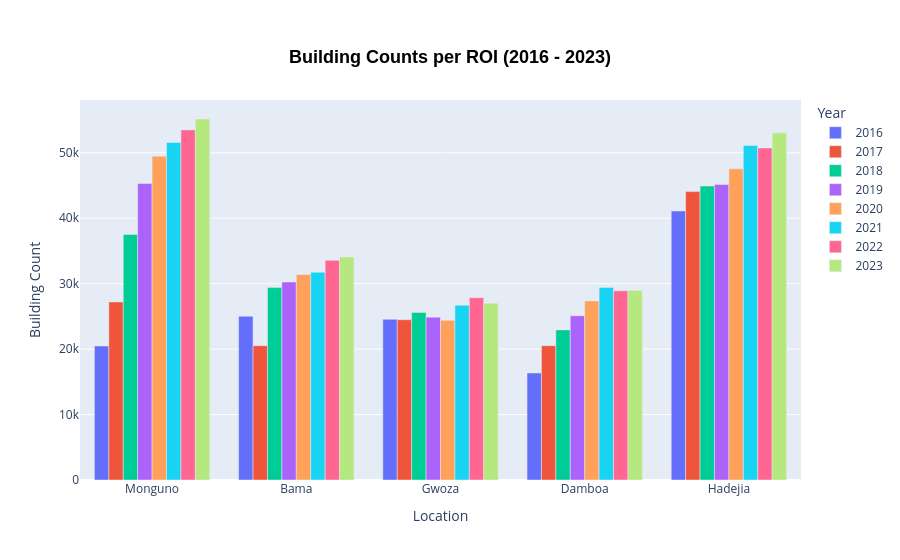

The code cell stored with this chart in its notebook:
### Code cell
# Exclude Maiduguri, will make the plot in inbalance
df_building_counts_values_ex = df_building_counts_values[
    ~df_building_counts_values["name"].isin(["Maiduguri"])
]

fig_build_count_bar = go.Figure()

# Separate bars for each year
for year in df_building_counts_values_ex["year"].unique():
    subset = df_building_counts_values_ex[df_building_counts_values_ex["year"] == year]
    fig_build_count_bar.add_trace(go.Bar(
        name=str(year),
        x=subset["name"],
        y=subset["building_count"],
    ))

fig_build_count_bar.update_layout(
    title={
        "text": "<b>Building Counts per ROI (2016 - 2023)</b>",
        "x": 0.5,
        "xanchor": "center",
        "yanchor": "top",
    },
    title_font=dict(size=18, family="Arial", color="black"),
    xaxis_title="Location",
    yaxis_title="Building Count",
    barmode="group",
    legend_title="Year",
)

fig_build_count_bar.show()

### Figure 1 — Plotly figure (JSON) as saved in the notebook; plotly's stock layout.template omitted (floating-point values rounded to 4 significant figures)
{"data": [{"name": "2016", "type": "bar", "x": ["Monguno", "Bama", "Gwoza", "Damboa", "Hadejia"], "y": [20482, 25026, 24558, 16352, 41113]}, {"name": "2017", "type": "bar", "x": ["Monguno", "Bama", "Gwoza", "Damboa", "Hadejia"], "y": [27214, 20526, 24495, 20529, 44075]}, {"name": "2018", "type": "bar", "x": ["Monguno", "Bama", "Gwoza", "Damboa", "Hadejia"], "y": [37505, 29401, 25611, 22941, 44922]}, {"name": "2019", "type": "bar", "x": ["Monguno", "Bama", "Gwoza", "Damboa", "Hadejia"], "y": [45302, 30252, 24889, 25106, 45160]}, {"name": "2020", "type": "bar", "x": ["Monguno", "Bama", "Gwoza", "Damboa", "Hadejia"], "y": [49483, 31398, 24402, 27369, 47546]}, {"name": "2021", "type": "bar", "x": ["Monguno", "Bama", "Gwoza", "Damboa", "Hadejia"], "y": [51585, 31742, 26698, 29429, 51114]}, {"name": "2022", "type": "bar", "x": ["Monguno", "Bama", "Gwoza", "Damboa", "Hadejia"], "y": [53504, 33569, 27864, 28914, 50743]}, {"name": "2023", "type": "bar", "x": ["Monguno", "Bama", "Gwoza", "Damboa", "Hadejia"], "y": [55166, 34074, 27028, 28977, 53049]}], "layout": {"barmode": "group", "legend": {"title": {"text": "Year"}}, "title": {"font": {"color": "black", "family": "Arial", "size": 18}, "text": "<b>Building Counts per ROI (2016 - 2023)</b>", "x": 0.5, "xanchor": "center", "yanchor": "top"}, "xaxis": {"title": {"text": "Location"}}, "yaxis": {"title": {"text": "Building Count"}}}}
